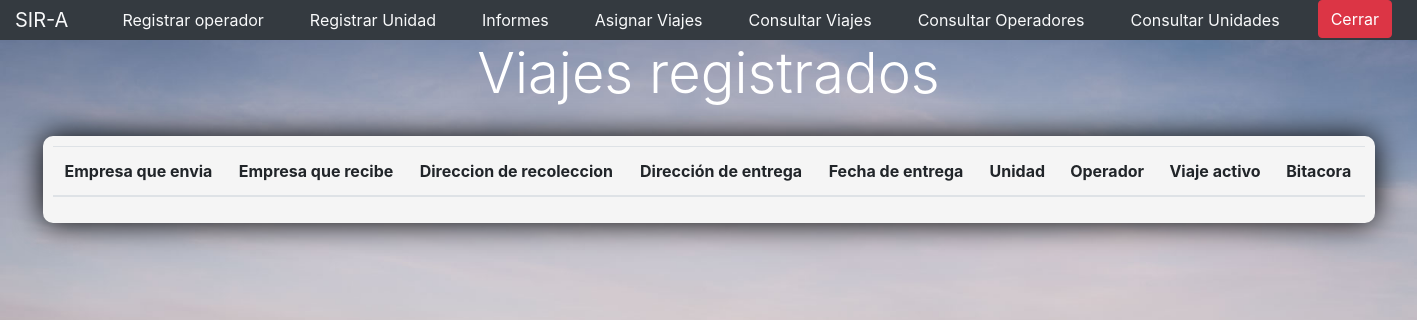
Before: /administrador/consultaViajes.php (signed in) with the older database file.
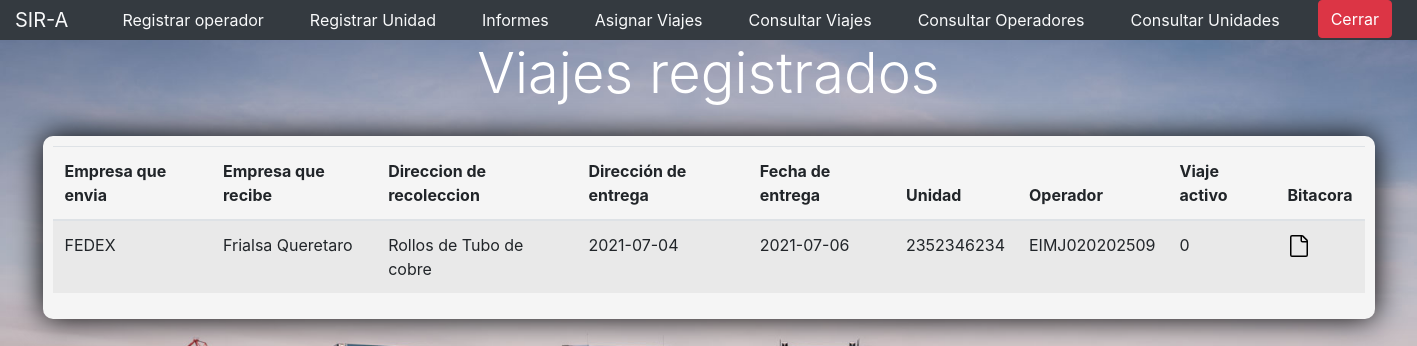
After: the same page with the newer database file.
### tables this page shows
CREATE TABLE IF NOT EXISTS `viaje` (
  `idViaje` int(11) NOT NULL AUTO_INCREMENT,
  `empresaEnvia` varchar(255) NOT NULL,
  `empresaRecibe` varchar(255) NOT NULL,
  `tipoBien` varchar(255) NOT NULL,
  `fechaEnvio` date NOT NULL,
  `fechaEntrega` date NOT NULL,
  `idUnidad` varchar(60) NOT NULL,
  `RFC` varchar(255) NOT NULL,
  `activo` tinyint(1) NOT NULL,
  PRIMARY KEY (`idViaje`),
  UNIQUE KEY `idUnidad` (`idUnidad`),
  UNIQUE KEY `idOperador` (`RFC`)
);

### FuncionesBD.php (called while the page is built, shortened)
<?php
function connect()
{
    $Server = "localhost";
    $BD = "t_super_refrigeradores";
    $user = "root";
    $pwd = "";
    $conection = mysqli_connect($Server, $user, $pwd, $BD) or die("No se pudo conectar");
    return $conection;
}
function consultaViajes(){
    $conex=connect();
    $selectUsu="select * from viaje";
    try {
        $rsViajes = mysqli_query($conex,$selectUsu);
        return $rsViajes;
    } catch (Exception $e) {
        die('Excepcion al consultar viajes:'.$e->getMessage());
    }
}

### administrador/consultaViajes.php (the view, shortened to what this page needs)
<!doctype html>
<html>
<head>
  <link rel="stylesheet" href="https://cdn.jsdelivr.net/npm/bootstrap@4.6.0/dist/css/bootstrap.min.css" />
  <link rel="stylesheet" href="../css/style.css">
  <div class="container col-auto bg-dark">
      <?php include_once "navBar.php" ?>
  </div>
</head>
<body>
    <h1 class="display-4 text-center" style="color:white">Viajes registrados</h1>
    <div class="formViajes">
    <table class="table table-hover table-striped">
  <thead>
    <tr>
      <th scope="col">Empresa que envia</th>
      <th scope="col">Empresa que recibe</th>
      <th scope="col">Direccion de recoleccion</th>
      <th scope="col">Dirección de entrega</th>
      <th scope="col">Fecha de entrega</th>
      <th scope="col">Unidad</th>
      <th scope="col">Operador</th>
      <th scope="col">Viaje activo</th>
      <th scope="col">Bitacora</th>
    </tr>
  </thead>
  <tbody>
    <?php
        require '../funcionesBD.php';
        $rsViaje= consultaViajes();
        while ($arrViaje=mysqli_fetch_array($rsViaje)) {
            echo "
            <tr>
            <td>".$arrViaje['empresaEnvia']."</td>
            <td>".$arrViaje['empresaRecibe']."</td>
            <td>".$arrViaje['tipoBien']."</td>
            <td>".$arrViaje['fechaEnvio']."</td>
            <td>".$arrViaje['fechaEntrega']."</td>
            <td>".$arrViaje['idUnidad']."</td>
            <td>".$arrViaje['RFC']."</td>
            <td>".$arrViaje['activo']."</td>
            <td> <a><img src='../img/file.svg'>
            </tr>";
        }
    ?>
  </tbody>
</table>
</div>
</body>
</html>

Changed rows visible on the page:
added viaje: empresaEnvia "FEDEX", empresaRecibe "Frialsa Queretaro", tipoBien "Rollos de Tubo de cobre", fechaEnvio "2021-07-04", fechaEntrega "2021-07-06", idUnidad "2352346234", RFC "EIMJ020202509", activo "0"
